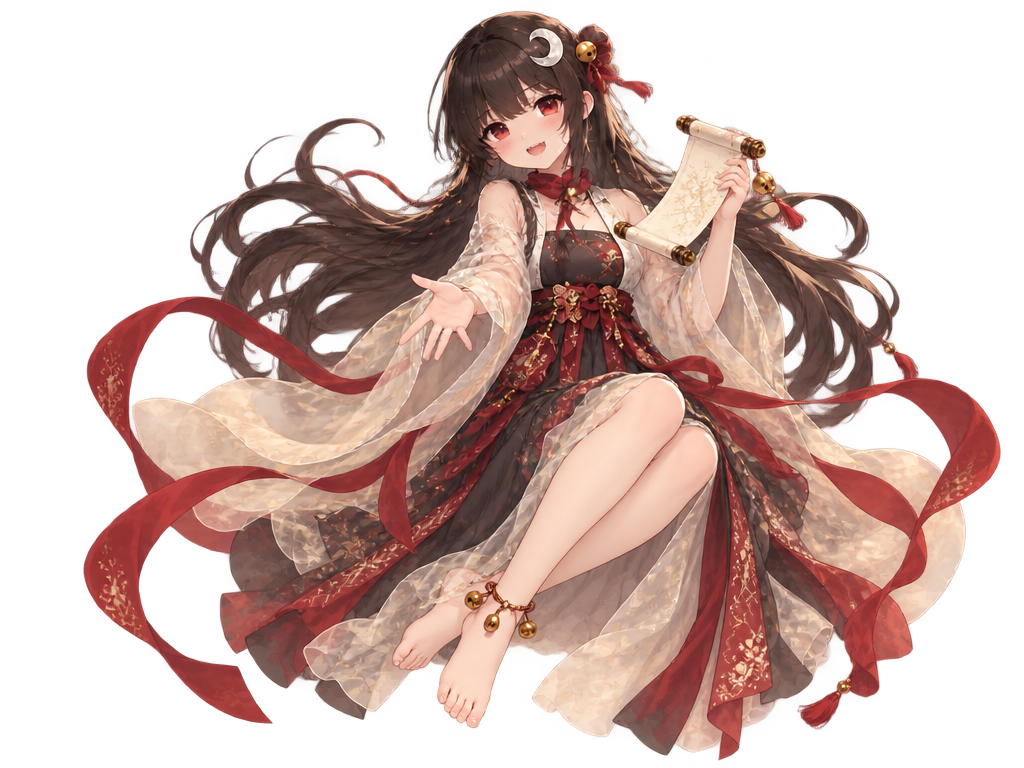
#> input picture artwork/update-notice-20261115/yueyue/为_RP-Local_新版本提醒弹窗绘制一张单人透明背景插画_无文字_参考图中的成年玥玥_899ec270/result_images_0_url.png, 1024 x 768 px
$ python prepare.py
#> lines starting #> are read from the running program, lines starting #| are printed output that depends on the picture
"""Prepare one character reference for the new software campaign."""

from pathlib import Path

from PIL import Image


work = Path(__file__).resolve().parent
previous = work.parent / "update-notice-20261115"
reference = Image.new("RGB", (1600, 900), "#ffffff")
#> reference: PIL image 1600x900 RGB; every value is 255
for index, folder in enumerate(("yueyue", "honghualing-qipao")):
    source = next((previous / folder).glob("*/*.png"))
    image = Image.open(source).convert("RGBA")
#> image is the input picture: PIL image 1024x768 RGBA; mean R, G, B, A 127.5, 84.4, 75.5, 129.2
    image = image.crop(image.getchannel("A").getbbox())
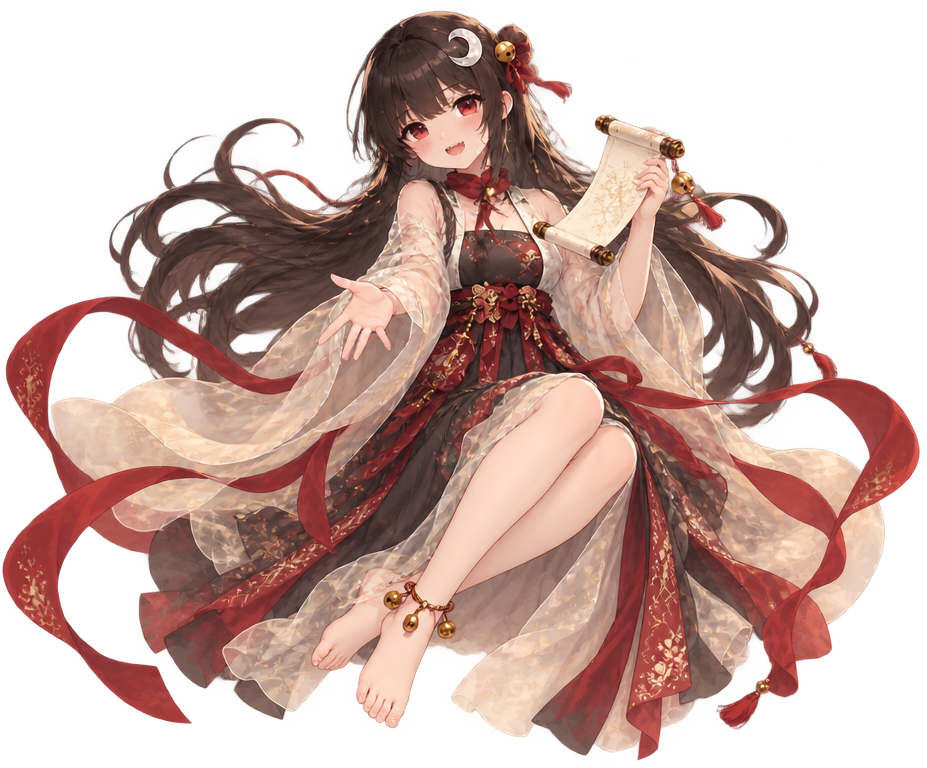
#> image: PIL image 927x768 RGBA; mean R, G, B, A 134.7, 90.9, 81.2, 142.7; transparent parts drawn white
    image.thumbnail((770, 850), Image.Resampling.LANCZOS)
#> image: PIL image 770x638 RGBA
    reference.paste(image, (index * 800 + (800 - image.width) // 2,
                           (900 - image.height) // 2), image)
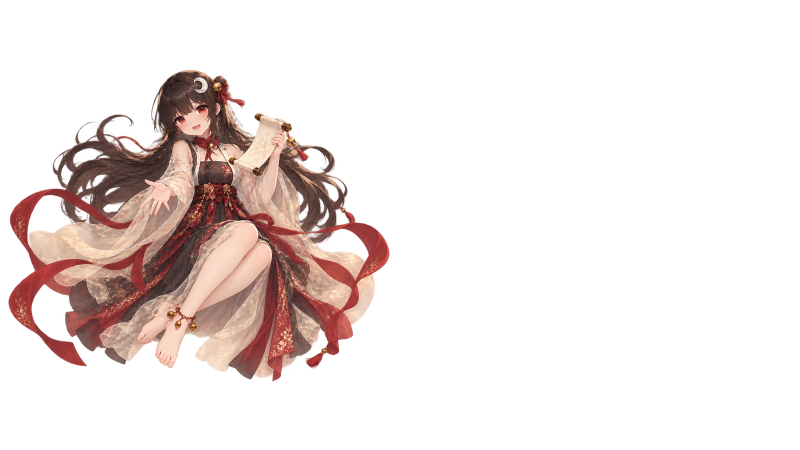
#> reference: PIL image 1600x900 RGB (shown at 1/2 size); mean R, G, B 237.5, 228.4, 226.1
#> pass 2 of the loop `for index, folder in enumerate(("yueyue", "honghualing-qipao")):`:
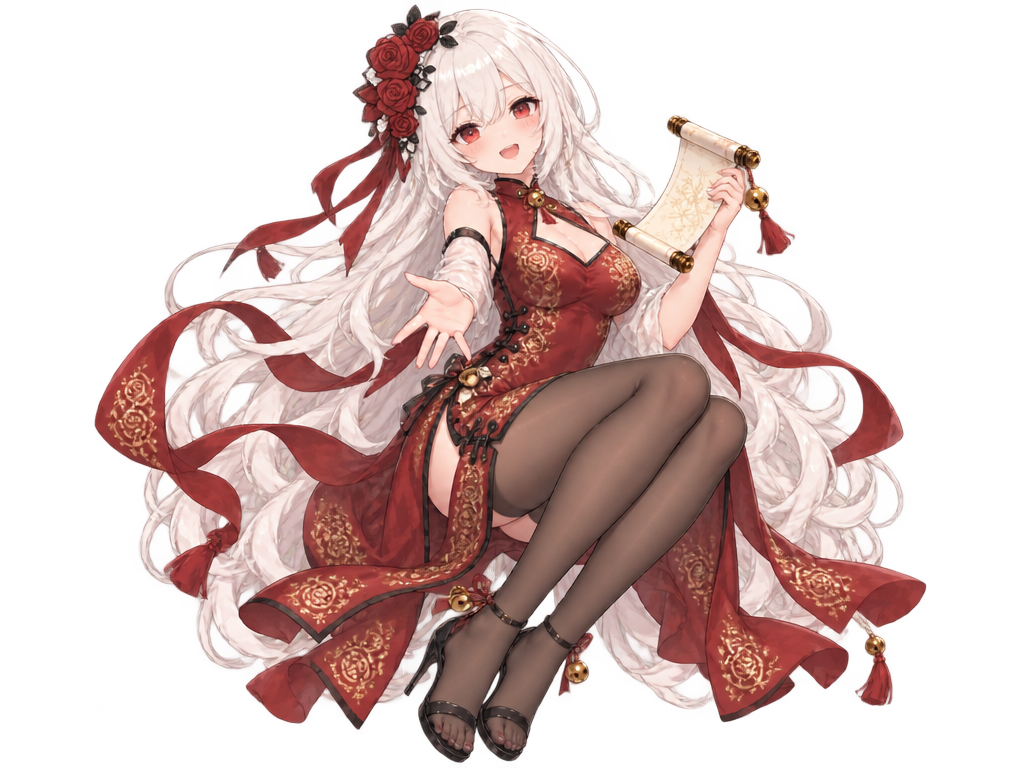
#> input picture artwork/update-notice-20261115/honghualing-qipao/为_RP-Local_新版本提醒弹窗绘制一张成年红花铃的单人透明背景插画_无文字_参考图_905805d9/result_images_0_url.png, 1024 x 768 px
#> image is the input picture: PIL image 1024x768 RGBA; mean R, G, B, A 123.2, 87.3, 82.9, 117.5
#> `image = image.crop(image.getchannel("A").getbbox())`:
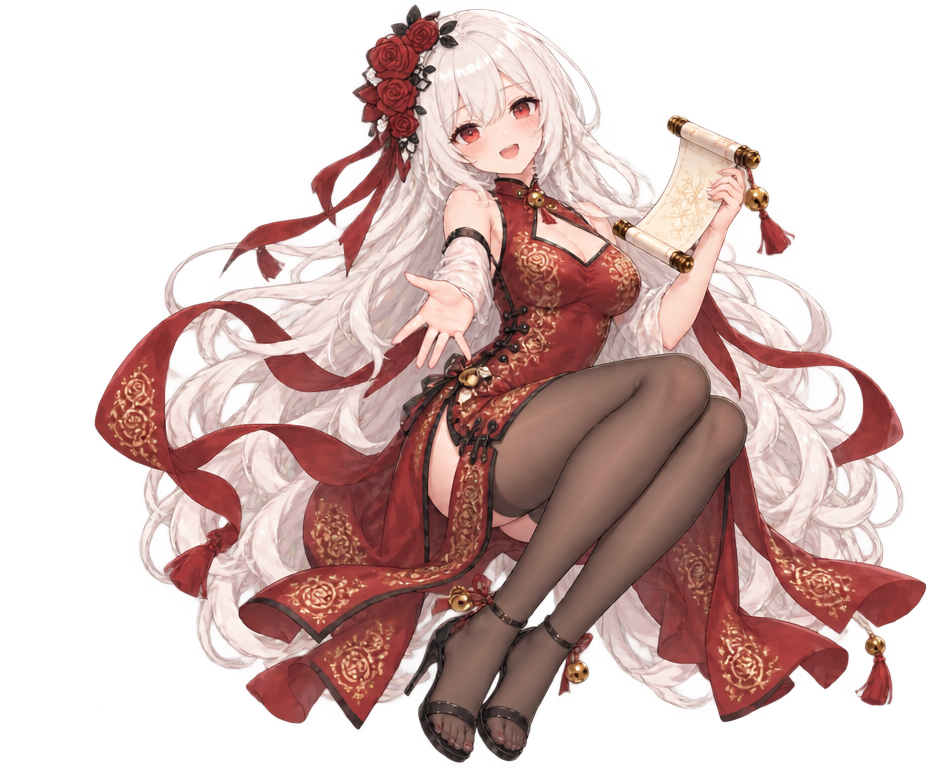
#> image: PIL image 936x768 RGBA; mean R, G, B, A 130.9, 93.5, 88.8, 128.5; transparent parts drawn white
#> `reference.paste(image, (index * 800 + (800 - image.width) // 2, (900 -..`:
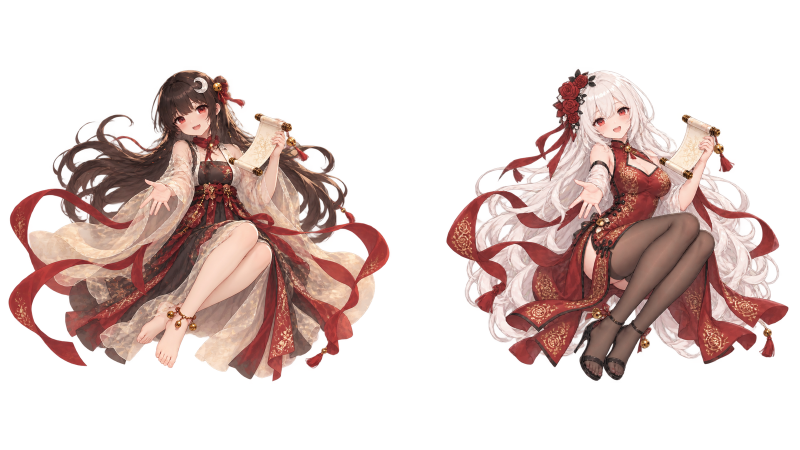
#> reference: PIL image 1600x900 RGB (shown at 1/2 size); mean R, G, B 223.1, 206.1, 202.8
reference.save(work / "character-reference.png")
